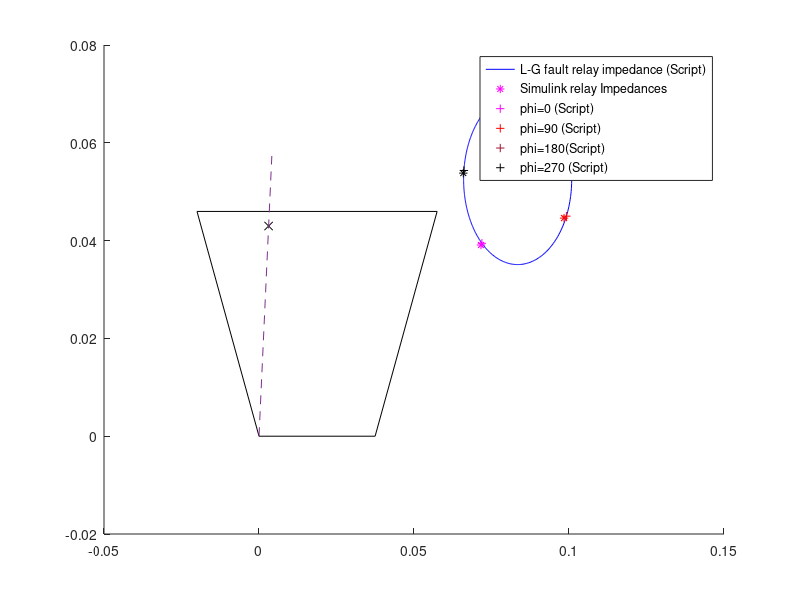

Reproduce this figure in MATLAB.

%% SImulink outputs 
% v_simu=out.relay_voltage
% seq_simu=out.relay_voltage_a
% i_simu=out.relay_current_a 
% i_grid=out.current_grid
% imp=(v_simu(1)-v_simu(2))/i_simu(1) 


% 
% fl=i_simu-i_grid
%% Base parameters 
Vb = 315e3;
Sb = 300e6;
Zb = Vb^2/Sb;
Ib = Sb/(sqrt(3)*Vb);
freq=60;
w = 2*pi*freq; 
%% Fault Params
m=0.75;  
Rf = 10;
Fault_Type = 1; % LG = 1, LL = 2; 

     % Line Parameters Model
    leng = 50; %km
    
    R10 = [ 0.02715    0.25155];
    L10 = [0.00100    0.00364];
    C10 = [ 1.16622e-08  6.99588e-09]; 

    ZL1 = (2.7362 + 1i*37.90822)*leng/100;
    ZL2 = ZL1;
    ZL0 = (25.711 + 1i*138.85)*leng/100;
    ZL = [ZL1; ZL2; ZL0];
    K0 = (ZL0/ZL1-1);
    


 

% Grid Impedance
Psc = 5000e6; % Short Circuit level
Zs_abs = Vb^2/Psc;
XR_ratio = 10;
Rs = Zs_abs/sqrt(1+XR_ratio^2);
Ls = (Rs*XR_ratio)/w;
Zs = Rs + 1i*Ls*w; 

% Transformer Winding Impedance
Rt_pu = 0;
Lt_pu = 0.04;
Zt = 2*(1i*Lt_pu)*Zb; 

% Mho Setting
reach = 0.8;


%phase

limit_LG=0; 
limit_LL=0;
V2=1;
% for z=1:361 
% q=-83.4;
%% Phase terms for simulink model
q=-79.3;
PhaseA=-30 + q-1; 
PhaseB=210 + q-1; 
PhaseC=90 + q-1;

%% Theory
for z=1:361
curr = 1*exp(1i*(z-1)*pi/180);
% This term is used in angle injection to distinguish injected current before a resistive current angle is found: curr_th=1;
% curr_th=1;
% for z=1:100
Rfault = Rf/Zb;
Transformer_imp=Zt/Zb; 
line_impedance1=ZL1/Zb; 
line_impedance0=ZL0/Zb; 
S2=Zs/Zb;

if Fault_Type == 1
%Line to ground fault
V_th=(curr*((1-m)*line_impedance1+S2))+V2; 
Z_1_thev=(S2+(1-m)*line_impedance1);
Z_0_thev=(1/(1/(S2+(1-m)*line_impedance0)+1/(Transformer_imp+m*line_impedance0))); 
Z_2_thev=Z_1_thev; 

I_a1=V_th/(Z_1_thev+Z_2_thev+Z_0_thev+3*Rfault); 
I_fault=3*I_a1;
%% The sets of current angles we inject when using zero sequence currents to make relay errors resistive
% curr(1)=1*exp(1i*(-41.9)*pi/180);
% curr(2)=1*exp(1i*(-40.4025)*pi/180);
% curr(3)=1*exp(1i*(-38.96)*pi/180);
% curr(4)=1*exp(1i*(-37.57)*pi/180);
% curr(5)=1*exp(1i*(-36.23)*pi/180); 
% curr(6)=1*exp(1i*(-34.95)*pi/180);
% curr(7)=1*exp(1i*(-33.71)*pi/180);
% curr(8)=1*exp(1i*(-32.521)*pi/180);
% curr(9)=1*exp(1i*(-31.386)*pi/180);
% curr=1*exp(1i*(70)*pi/180);

I_r0=I_a1*(S2+(1-m)*line_impedance0)/(Transformer_imp+S2+line_impedance0) 
%% Our relay voltage assuming a current angle of 0 
% V_r1_test=(1*m*line_impedance1)+(V_th-I_a1*Z_1_thev);


%% Code for angle injections mimicking synchronous generstor operation
% V_synch=1*(Transformer_imp +S2+line_impedance1)+V2-(V_r1_test); 

% curr=1*exp(1i*((angle(V_synch)-pi/2)));

I_r1=curr; 
I_r2=0; 

V_th=(curr*((1-m)*line_impedance1+S2))+V2; 
I_a1=V_th/(Z_1_thev+Z_2_thev+Z_0_thev+3*Rfault); 
I_r0=I_a1*(S2+(1-m)*line_impedance0)/(Transformer_imp+S2+line_impedance0);
I_AR=I_r1+I_r2+I_r0; 

V_r1=(I_r1*m*line_impedance1)+(V_th-I_a1*Z_1_thev); 
V_r2=-I_a1*Z_2_thev;
V_r0=I_r0*m*line_impedance0-I_a1*Z_0_thev; 
V_AR=V_r1+V_r2+V_r0;

Apparent_Impedance1(z)=V_AR/(I_AR+K0*I_r0); 
%% Code for Simulink relay impedance 
% true_imp=v_simu(1)/(i_simu(1)+K0*seq_simu(3));

%% Code that allows detection of fault resistance where relay impedance falls outside mho
% if angle(reach*line_impedance1-Apparent_Impedance1(z))-angle(Apparent_Impedance1(z))>=(pi/2) && limit_LG==0
% limit_LG=Apparent_Impedance1(z) 
% limit_Rf=Rfault*Zb
% end

%% If statements to allow plotting of multiple relay impedances for varying line parameters
% if p==1 
%     temp1(z)=Apparent_Impedance1(z); 
% elseif p==2 
%     temp2(z)=Apparent_Impedance1(z); 
% elseif p==3 
%     temp3(z)=Apparent_Impedance1(z); 
% elseif p==4 
%     temp4(z)=Apparent_Impedance1(z);
% 
% end 


end
%% Line to line 
if Fault_Type==2
Z_1_thev=(S2+(1-m)*line_impedance1);
Z_2_thev=Z_1_thev; 

V_th=(curr*((1-m)*line_impedance1+S2))+V2; 
 
I_a1=V_th/(Z_1_thev+Z_2_thev+Rfault);

I_fault=-i*sqrt(3)*I_a1; 



V_r2=(I_a1*(Rfault+Z_2_thev)*(Z_2_thev/(Z_2_thev+Rfault))); 

%% Angle injection using sequence relay voltage to estimate fault current angle
% curr = 1*exp(1i*(angle(V_r2)-pi/2));
% curr = 1*exp(1i*(-83.4*pi/180));

%% Angle injection using synchronous generator mimicry
% V_r1_test=(1*m*line_impedance1+(V_th-(I_a1*Z_1_thev))); 
% V_synch=1*(line_impedance1+Transformer_imp+S2)+V2-(V_r1_test);
% curr=1*exp(1i*((angle(V_synch))-pi/2));

V_th=(curr*((1-m)*line_impedance1+S2))+V2; 
 
I_a1=V_th/(Z_1_thev+Z_2_thev+Rfault);
V_r1=(curr*m*line_impedance1+(V_th-(I_a1*Z_1_thev))); 
V_r2=(I_a1*(Rfault+Z_2_thev)*(Z_2_thev/(Z_2_thev+Rfault))); 

I_fault=-i*sqrt(3)*I_a1; 
V_AR=V_r1+V_r2;

I_AR=curr; 

Apparent_Impedance2(z)=(V_r1-V_r2)/curr;

% if angle(reach*line_impedance1-Apparent_Impedance2(z))-angle(Apparent_Impedance2(z))>=(pi/2) && limit_LL==0
% limit_LL=Apparent_Impedance2(z) 
% R_limit=Rfault*Zb
% end

% if p==1 
%     temp1l(z)=Apparent_Impedance2(z); 
% elseif p==2 
%     temp2l(z)=Apparent_Impedance2(z); 
% elseif p==3 
%     temp3l(z)=Apparent_Impedance2(z); 
% elseif p==4 
%     temp4l(z)=Apparent_Impedance2(z);
% 
% end 

end






% end 
end
% error=imp-test_imp; 
% percent_error=abs(error)*100/abs(imp)
% end
hold on
%% Plotting true position of fault along line
true=plot(m*line_impedance1,'x','DisplayName','position of fault','Color','black');

%% Plotting the mho
theta=-2*pi:0.00001:2*pi;
x=(reach/2)*(abs(line_impedance1))*(exp(1i*(theta))+exp(1i*angle(line_impedance1))); 
%% Plotting the apparent impedances where 1 is the line to ground impedance and 2 is the line to line impedance

plot(x,'Color','black') 

plot([0, 1i*reach*abs(line_impedance1)-0.02,1i*reach*abs(line_impedance1)+abs(line_impedance1),abs(line_impedance1)-0.02,0],'Color','black');
% end 
test=[0,line_impedance1];
plot(test,'--');
imp1=plot(Apparent_Impedance1,'DisplayName','L-G fault relay impedance (Script)','Color','blue');
%% Relay impedances obtained from Simulink
% berlin=plot(0.0174+0.0417i,'*','DisplayName','Simulink relay Impedances','Color','magenta'); 
% plot(0.0219+0.0444i,'*','Color','red');  
% plot(0.0172+0.047i,'*','Color','#A2142F');  
% plot(0.0158+0.0442i,'*','Color','black'); 
%R=10;

berlin=plot(0.0716+0.0391i,'*','DisplayName','Simulink relay Impedances','Color','magenta'); 
plot(0.0984+0.0446i,'*','Color','red');  
plot(0.0772+0.0682i,'*','Color','#A2142F');  
plot(0.0659+0.0538i,'*','Color','black'); 

%% Line to line 
% berlin=plot(0.0115+0.0027i,'*','DisplayName','Simulink relay Impedances','Color','magenta'); 
% plot(-0.0341+0.0375i,'*','Color','red');  
% plot(0.0007+0.0831i,'*','Color','#A2142F');  
% plot(0.0463+0.0483i,'*','Color','black'); 

%R=0.5
% berlin=plot(0.0049+0.0327i,'*','DisplayName','Simulink relay Impedances','Color','magenta'); 
% plot(-0.0063+0.0417i,'*','Color','red');  
% plot(0.0028+0.0529i,'*','Color','#A2142F');  
% plot(0.014+0.0438i,'*','Color','black'); 


%% PLotting relay impedance values for current angles ranging from 0 to 360
% imp2=plot(Apparent_Impedance2,'--','DisplayName','L-L fault relay impedance (Script)','Color','magenta'); 



% % % % plot(imp,'x');
% Res=plot([m*line_impedance1,m*line_impedance1+0.1],'DisplayName','Purely resistive fault error')
% impMV1=plot(Apparent_Impedance2(1),'x','DisplayName','L-L  relay impedance R=1','Color','blue'); 
% impMV2=plot(Apparent_Impedance2(91),'x','DisplayName','L-L  relay impedance R=3','Color','magenta'); 
% impMV3=plot(Apparent_Impedance2(181),'x','DisplayName','L-L  relay impedance R=4','Color','Red'); 
% impMV4=plot(Apparent_Impedance1,'DisplayName','L-G relay impedance R=0.7','Color','green'); 

% impMV1l=plot(temp1l,'--','DisplayName','L-L  relay impedance X-R ratio:5','Color','blue'); 
% impMV2l=plot(temp2l,'--','DisplayName','L-L  relay impedance X-R ratio:10','Color','magenta'); 
% impMV3l=plot(temp3l,'--','DisplayName','L-L  relay impedance X-R ratio:15','Color','red'); 
% impMV4l=plot(temp4l,'--','DisplayName','Line to Line fault relay impedance:R=0.7','Color','green'); 

% 
%% Plots showing relay impedance values at specific current angles
imp0g=plot(Apparent_Impedance1(1),'+','DisplayName','phi=0 (Script)','Color','magenta') 
imp1g=plot(Apparent_Impedance1(91),'+','DisplayName','phi=90 (Script)','Color','red') 
imp2g=plot(Apparent_Impedance1(181),'+','DisplayName','phi=180(Script)','Color','#A2142F') 
imp3g=plot(Apparent_Impedance1(271),'+','DisplayName','phi=270 (Script)','Color','black') 
 
% imp0l=plot(Apparent_Impedance2(1),'+','DisplayName','phi=0 (Script)','Color','magenta') 
% imp1l=plot(Apparent_Impedance2(91),'+','DisplayName','phi=90 (Script)','Color','red') 
% imp2l=plot(Apparent_Impedance2(181),'+','DisplayName','phi=180(Script)','Color','#A2142F') 
% imp3l=plot(Apparent_Impedance2(271),'+','DisplayName','phi=270 (Script)','Color','black') 
% legend([true imp0g imp1g imp2g imp3g imp3l impMV1 impMV2 impMV3  impMV1l impMV2l impMV3l ]); 
% R=2
% error1=abs(0.0174+0.0417i-Apparent_Impedance1(1))
% error2=abs(0.0219+0.0444i-Apparent_Impedance1(91)) 
% error3=abs(0.0172+0.047i-Apparent_Impedance1(181)) 
% error4=abs(0.0158+0.0442i-Apparent_Impedance1(271)) 
%R=10
%% Absolute magnitude differences between Simulink and Matlab scripts
% error1=abs(0.0716+0.0391i-Apparent_Impedance1(1))
% error2=abs(0.0984+0.0446i-Apparent_Impedance1(91)) 
% error3=abs(0.0772+0.0682i-Apparent_Impedance1(181)) 
% error4=abs(0.0659+0.0538i-Apparent_Impedance1(271)) 
% imp0l imp1l imp2l imp3l
% impMV1 impMV2 impMV3
legend([ imp1 berlin imp0g imp1g imp2g imp3g])
hold off



